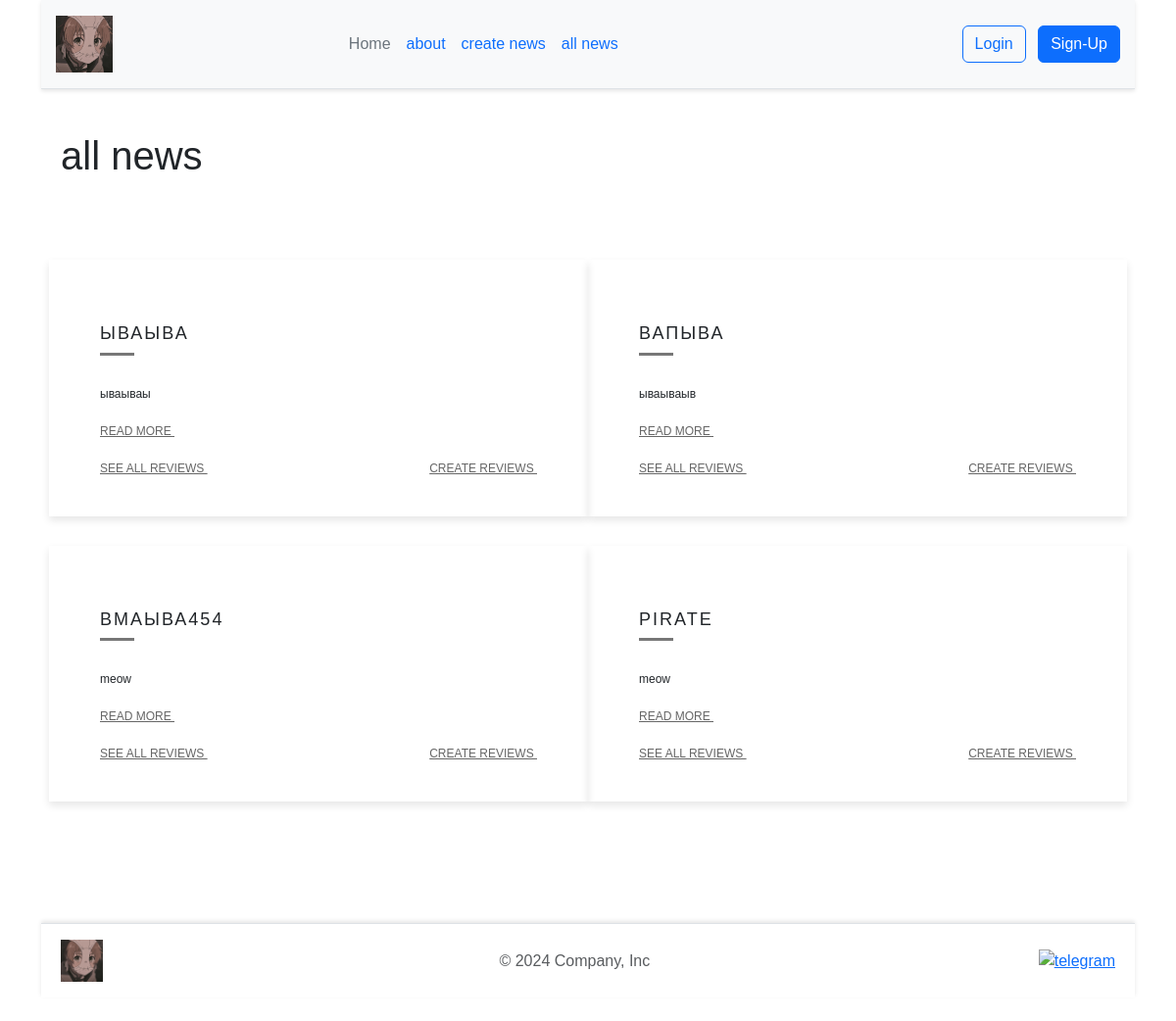
The page /posts on the database its author committed.
### app.py (models this page shows)
class Post(db.Model):
    id = db.Column(db.Integer, primary_key=True)
    title = db.Column(db.String(50), nullable=False)
    text = db.Column(db.Text, nullable=False)
    user_id = db.Column(db.Integer, db.ForeignKey('user.id'), nullable=False)
    user = db.relationship('User', backref=db.backref('posts', lazy=True))

### app.py (the view)
@app.route('/posts')
def posts():
    posts = Post.query.all()  # assuming you have a Post model
    return render_template('posts.html', posts=posts)

### templates/posts.html (shortened to what this page needs)
{%extends "base.html"%}
{% block main %}
<h1>all news</h1><br>
<div class="row">
    {% for post in posts %}
    <div class="col-md-6 item">
        <div class="item-in">
            <h4>{{ post.title }}</h4>
            <div class="seperator"></div>
            <p>{{ post.text }}</p>
            <a href="{{ url_for('post_detail', post_id=post.id) }}">Read More
            </a>
            {% if post.reviews %}
            <div class="d-flex justify-content-between align-items-center mt-2">
                <a href="{{ url_for('review', post_id=post.id) }}">See all reviews
                </a>
            {% endif %}
                <a href="{{ url_for('review_create', post_id=post.id) }}">create reviews
                </a>
            </div>
        </div>
    </div>
    {% endfor %}
</div>
{% endblock %}

### templates/base.html (shortened to what this page needs)
<!doctype html>
<html lang="en">
<head>
    <link href="https://cdn.jsdelivr.net/npm/bootstrap@5.3.3/dist/css/bootstrap.min.css" rel="stylesheet">
    <link rel="stylesheet" href="{{ url_for("static", filename="css/main.css")}}">
</head>
<body>
    <div class="page">
        <div id="content">
            <div class="container">
                <header class="d-flex flex-wrap align-items-center justify-content-center justify-content-md-between py-3 mb-4 border-bottom">
                    <img class="header__img" src="{{url_for('static', filename="img/ava.jpg")}}" alt="ava">
                    <ul class="nav col-12 col-md-auto mb-2 justify-content-center mb-md-0">
                      <li><a href="{{url_for('index')}}" class="nav-link px-2 link-secondary">Home</a></li>
                      <li><a href="{{url_for('about')}}" class="nav-link px-2">about</a></li>
                      <li><a href="{{url_for('create')}}" class="nav-link px-2">create news</a></li>
                      <li><a href="{{url_for('posts')}}" class="nav-link px-2">all news</a></li>
                    </ul>
                    <div class="col-md-3 text-end">
                        {% if current_user.is_authenticated %}
                        <a href="{{ url_for('logout') }}">
                            <button type="button" class="btn btn-primary">Logout</button>
                        </a>
                        {% else %}
                        <a href="/login">
                            <button type="button" class="btn btn-outline-primary me-2">Login</button></a>
                        <a href="/signup">
                            <button type="button" class="btn btn-primary">Sign-Up</button>
                        </a>
                        {% endif %}
                    </div>
                </header>
                <main class="maine">
                    {% block main %}
                    {% endblock %}
                </main>
                <footer class="d-flex flex-wrap justify-content-between align-items-center py-3 my-4 border-top" style='margin-top: auto;'>
                    <a class="mb-3 me-2 mb-md-0 text-body-secondary text-decoration-none lh-1">
                        <img class="footer__img" src="{{url_for('static', filename="img/ava.jpg")}}" alt="ava">
                    </a>
                    <span class="mb-3 mb-md-0 text-body-secondary">© 2024 Company, Inc</span>
                    <a href="https://t.me/flluffytaill" class="footer__link">
                        <img class="footer__img" src="{{url_for('static', filename="img/tg.jpg")}}" alt="telegram">
                    </a>
                  </footer>
            </div>
        </div>
    </div>
</body>
</html>

### static/css/main.css (style rules this page uses)
* { margin: 0; padding: 0; box-sizing: border-box; }
html, body { height: 100%; }
body { margin: 0; display: flex; flex-direction: column; font-family: Arial, sans-serif; }
#content { display: flex; flex-direction: column; min-height: 100vh; }
header { background: #f8f9fa; padding: 15px; box-shadow: 0 2px 4px rgba(0, 0, 0, 0.1); border-bottom: 1px solid #e0e0e0; transition: background 0.3s ease, box-shadow 0.3s ease; }
.header__img { height: 58px; width: 58px; }
main { flex: 1; padding: 20px; }
.footer__img { height: 43px; width: 43px; }
footer { background: #ffffff; color: white; text-align: center; padding: 10px 20px; box-shadow: 0 -2px 4px rgba(0, 0, 0, 0.1); }
.maine { overflow: hidden; display: flex; flex-direction: column; min-height: 100vh; }
.row { padding: 50px 0; }
.seperator { margin-bottom: 30px; width: 35px; height: 3px; background: #777; border: none; }
.item { position: relative; margin-bottom: 30px; min-height: 1px; float: left; transition: background 0.3s ease, box-shadow 0.3s ease; box-shadow: 0 4px 8px rgba(0, 0, 0, 0.1); -webkit-backface-visibility: hidden; -webkit-tap-highlight-color: transparent; -webkit-touch-callout: none; -webkit-user-select: none; -moz-user-select: none; -ms-user-select: none; user-select: none; }
.item .item-in { background: #fff; padding: 40px; position: relative; }
.item .item-in::before { content: ""; position: absolute; bottom: 0px; height: 2px; width: 0%; background: #db1111; right: 0px; -webkit-transition: width 0.4s; transition: width 0.4s; }
.item h4 { font-size: 18px; margin-top: 25px; letter-spacing: 2px; text-transform: uppercase; }
.item p { font-size: 12px; }
.item a { font-family: 'Montserrat', sans-serif; font-size: 12px; text-transform: uppercase; color: #666666; margin-top: 10px; }

### rows shown on the page
Post: title "ЫВАЫВА", text "ываываы"
Post: title "ВАПЫВА", text "ываываыв"
Post: title "ВМАЫВА454", text "meow"
Post: title "PIRATE", text "meow"
